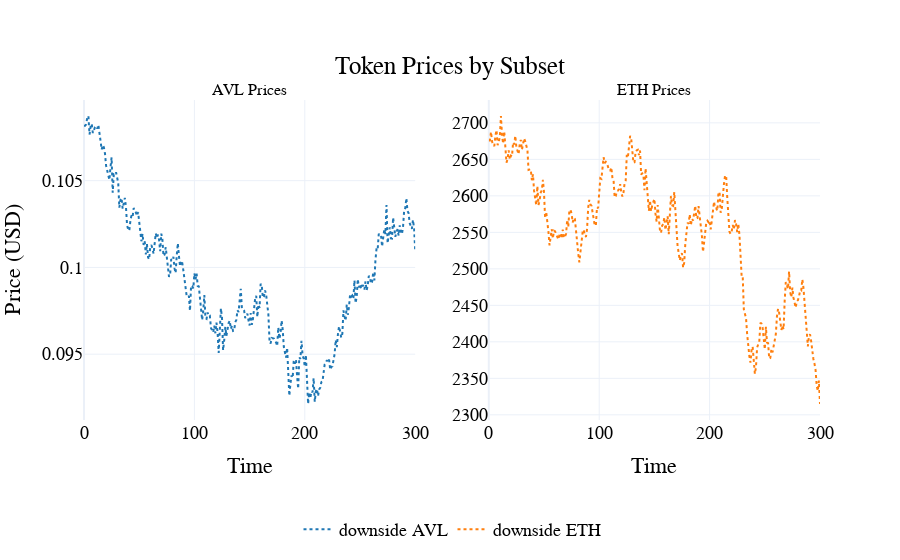

Notebook source saved alongside this figure:
### Code cell
visualizations.plot_token_price_per_subset(
    df,
    scenario_names={
        0: "downside",
    }
)

### Figure 1 — Plotly figure (JSON) as saved in the notebook; plotly's stock layout.template omitted (floating-point values rounded to 4 significant figures; data arrays with more than 128 entries replaced by an {"elided": "..."} marker saying what was removed)
{"data": [{"line": {"color": "#1f77b4", "dash": "dot"}, "mode": "lines", "name": "downside AVL", "type": "scatter", "x": {"elided": "2401 int values"}, "xaxis": "x", "y": {"elided": "2401 float values"}, "yaxis": "y"}, {"line": {"color": "#ff7f0e", "dash": "dot"}, "mode": "lines", "name": "downside ETH", "type": "scatter", "x": {"elided": "2401 int values"}, "xaxis": "x2", "y": {"elided": "2401 float values"}, "yaxis": "y2"}], "layout": {"annotations": [{"font": {"size": 16}, "showarrow": false, "text": "AVL Prices", "x": 0.225, "xanchor": "center", "xref": "paper", "y": 1, "yanchor": "bottom", "yref": "paper"}, {"font": {"size": 16}, "showarrow": false, "text": "ETH Prices", "x": 0.775, "xanchor": "center", "xref": "paper", "y": 1, "yanchor": "bottom", "yref": "paper"}], "font": {"color": "black", "family": "Arial", "size": 18}, "hovermode": "x unified", "legend": {"font": {"color": "black", "size": 18}, "orientation": "h", "x": 0.5, "xanchor": "center", "y": -0.4, "yanchor": "bottom"}, "paper_bgcolor": "rgba(255, 255, 255, 1)", "plot_bgcolor": "rgba(255, 255, 255, 1)", "title": {"text": "Token Prices by Subset", "x": 0.5, "xanchor": "center", "y": 0.9, "yanchor": "top"}, "xaxis": {"anchor": "y", "domain": [0, 0.45], "title": {"text": "Time"}}, "xaxis2": {"anchor": "y2", "domain": [0.55, 1], "title": {"text": "Time"}}, "yaxis": {"anchor": "x", "domain": [0, 1], "title": {"text": "Price (USD)"}}, "yaxis2": {"anchor": "x2", "domain": [0, 1]}}}
